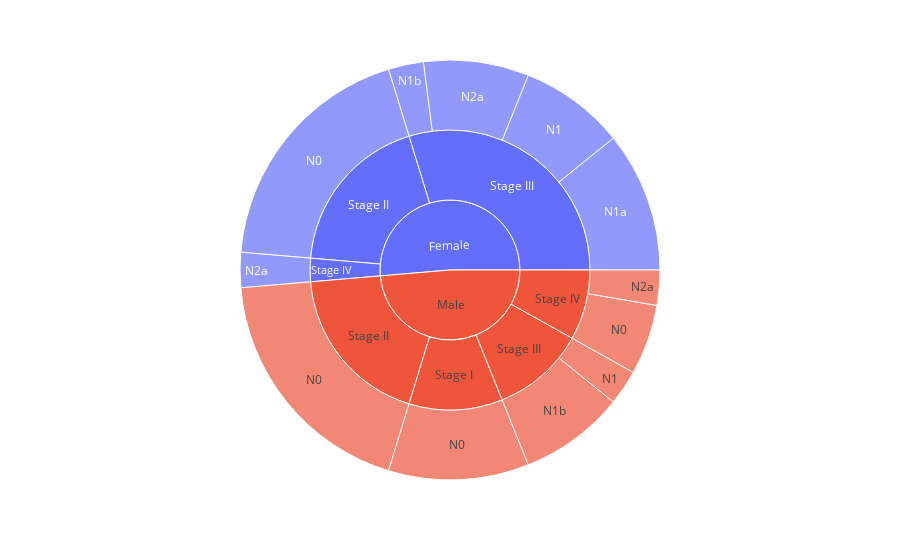

Notebook cell for this chart:
### Code cell
print(bor)
fig = px.sunburst(col_metadata, path=bor) # PLotting sunburst
fig.show()

### Figure 1 — Plotly figure (JSON) as saved in the notebook; plotly's stock layout.template omitted (floating-point values rounded to 4 significant figures)
{"data": [{"branchvalues": "total", "domain": {"x": [0, 1], "y": [0, 1]}, "hovertemplate": "labels=%{label}<br>count=%{value}<br>parent=%{parent}<br>id=%{id}<extra></extra>", "ids": ["Male/Stage I/N0", "Female/Stage II/N0", "Male/Stage II/N0", "Male/Stage IV/N0", "Female/Stage III/N1", "Male/Stage III/N1", "Female/Stage III/N1a", "Female/Stage III/N1b", "Male/Stage III/N1b", "Female/Stage III/N2a", "Female/Stage IV/N2a", "Male/Stage IV/N2a", "Male/Stage I", "Female/Stage II", "Male/Stage II", "Female/Stage III", "Male/Stage III", "Female/Stage IV", "Male/Stage IV", "Female", "Male"], "labels": ["N0", "N0", "N0", "N0", "N1", "N1", "N1a", "N1b", "N1b", "N2a", "N2a", "N2a", "Stage I", "Stage II", "Stage II", "Stage III", "Stage III", "Stage IV", "Stage IV", "Female", "Male"], "name": "", "parents": ["Male/Stage I", "Female/Stage II", "Male/Stage II", "Male/Stage IV", "Female/Stage III", "Male/Stage III", "Female/Stage III", "Female/Stage III", "Male/Stage III", "Female/Stage III", "Female/Stage IV", "Male/Stage IV", "Male", "Female", "Male", "Female", "Male", "Female", "Male", "", ""], "type": "sunburst", "values": [4, 7, 7, 2, 3, 1, 4, 1, 3, 3, 1, 1, 4, 7, 7, 11, 4, 1, 3, 19, 18]}], "layout": {"legend": {"tracegroupgap": 0}, "margin": {"t": 60}}}
